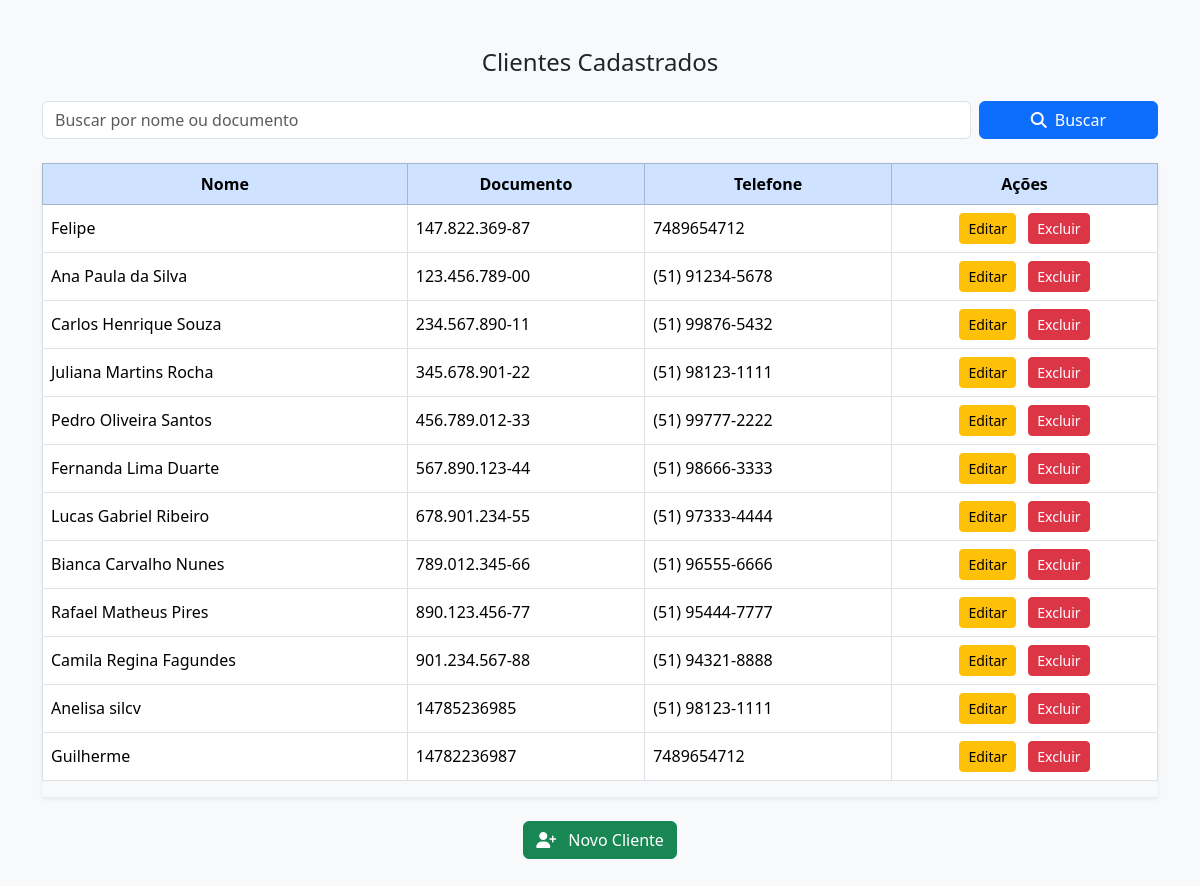
Screenshot of /clientes/listar/ (signed in) with the database file from the repository.
### clientes/models.py (models this page shows, shortened)
class Cliente(models.Model):
    TIPO_PESSOA = [
        ('CPF', 'Pessoa Física'),
        ('CNPJ', 'Pessoa Jurídica'),
    ]
    tipo_pessoa = models.CharField(max_length=4, choices=TIPO_PESSOA)
    documento = models.CharField(max_length=20, unique=True)
    nome = models.CharField(max_length=100)
    endereco = models.CharField(max_length=200)
    telefone = models.CharField(max_length=20)

### clientes/views.py (the view)
# urls.py: path('listar/', views.listar_clientes, name='listar_clientes'),
@login_required
def listar_clientes(request):
    busca = request.GET.get('busca', '')
    if busca:
        clientes = Cliente.objects.filter(
            Q(nome__icontains=busca) | Q(documento__icontains=busca)
        )
    else:
        clientes = Cliente.objects.all()
    return render(request, 'clientes/listar.html', {'clientes': clientes, 'busca': busca})

### clientes/templates/clientes/listar.html (shortened to what this page needs)
<!DOCTYPE html>
<html lang="pt-br">
<head>
  <link href="https://cdn.jsdelivr.net/npm/bootstrap@5.3.3/dist/css/bootstrap.min.css" rel="stylesheet">
  <link href="https://cdnjs.cloudflare.com/ajax/libs/font-awesome/6.5.0/css/all.min.css" rel="stylesheet">
</head>
<body class="bg-light">
  <div class="container py-5">
    <h4 class="text-center mb-4">Clientes Cadastrados</h4>
    <form method="get" class="row g-2 mb-4">
      <div class="col-md-10">
        <input type="text" name="busca" id="busca" value="{{ busca }}" class="form-control" placeholder="Buscar por nome ou documento">
      </div>
      <div class="col-md-2 d-grid">
        <button type="submit" class="btn btn-primary">
          <i class="fas fa-search me-1"></i> Buscar
        </button>
      </div>
    </form>
    {% if clientes %}
      <div class="table-responsive shadow-sm">
        <table class="table table-bordered table-hover align-middle">
          <thead class="table-primary text-center">
            <tr>
              <th>Nome</th>
              <th>Documento</th>
              <th>Telefone</th>
              <th>Ações</th>
            </tr>
          </thead>
          <tbody>
            {% for cliente in clientes %}
              <tr>
                <td>{{ cliente.nome }}</td>
                <td>{{ cliente.documento }}</td>
                <td>{{ cliente.telefone }}</td>
                <td class="text-center">
                  <a href="{% url 'editar_cliente' cliente.id %}" class="btn btn-sm btn-warning me-2">Editar</a>
                  <a href="{% url 'excluir_cliente' cliente.id %}" class="btn btn-sm btn-danger">Excluir</a>
                </td>
              </tr>
            {% endfor %}
          </tbody>
        </table>
      </div>
    {% else %}
      <div class="alert alert-warning text-center mt-4">
        Nenhum cliente cadastrado.
      </div>
    {% endif %}
    <div class="text-center mt-4">
      <a href="{% url 'cadastrar_cliente' %}" class="btn btn-success">
        <i class="fas fa-user-plus me-2"></i> Novo Cliente
      </a>
    </div>
  </div>
</body>
</html>

### rows the page displays
Cliente: nome "Felipe", documento "147.822.369-87", telefone "7489654712"
Cliente: nome "Ana Paula da Silva", documento "123.456.789-00", telefone "(51) 91234-5678"
Cliente: nome "Carlos Henrique Souza", documento "234.567.890-11", telefone "(51) 99876-5432"
Cliente: nome "Juliana Martins Rocha", documento "345.678.901-22", telefone "(51) 98123-1111"
Cliente: nome "Pedro Oliveira Santos", documento "456.789.012-33", telefone "(51) 99777-2222"
Cliente: nome "Fernanda Lima Duarte", documento "567.890.123-44", telefone "(51) 98666-3333"
Cliente: nome "Lucas Gabriel Ribeiro", documento "678.901.234-55", telefone "(51) 97333-4444"
Cliente: nome "Bianca Carvalho Nunes", documento "789.012.345-66", telefone "(51) 96555-6666"
Cliente: nome "Rafael Matheus Pires", documento "890.123.456-77", telefone "(51) 95444-7777"
Cliente: nome "Camila Regina Fagundes", documento "901.234.567-88", telefone "(51) 94321-8888"
Cliente: nome "Anelisa silcv", documento "14785236985", telefone "(51) 98123-1111"
Cliente: nome "Guilherme", documento "14782236987", telefone "7489654712"
